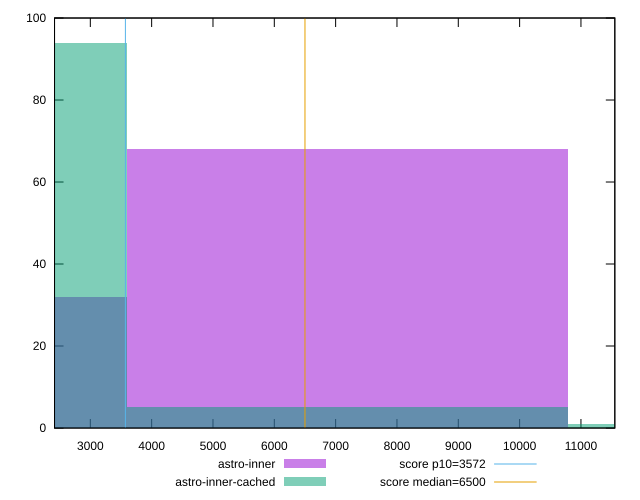

Recreate this plot in gnuplot.
reset

$astroInner <<EOF
7195.885697817225 68
0 32
EOF

$astroInnerCached <<EOF
14391.77139563445 1
0 94
7195.885697817225 5
EOF

set key outside below
set boxwidth 7195.885697817225
set xrange [2416.433:11552.314999999997]
set yrange [0:100]
set trange [0:100]
set style fill transparent solid 0.5 noborder

set parametric
set terminal svg size 640, 500 enhanced background rgb 'white'
set output "reports/report_00033_2021-03-01T14-23-16.841Z/first-cpu-idle/comparison/histogram/2_vs_3.svg"

plot $astroInner title "astro-inner" with boxes, \
     $astroInnerCached title "astro-inner-cached" with boxes, \
     3572,t title "score p10=3572", \
     6500,t title "score median=6500"

reset
